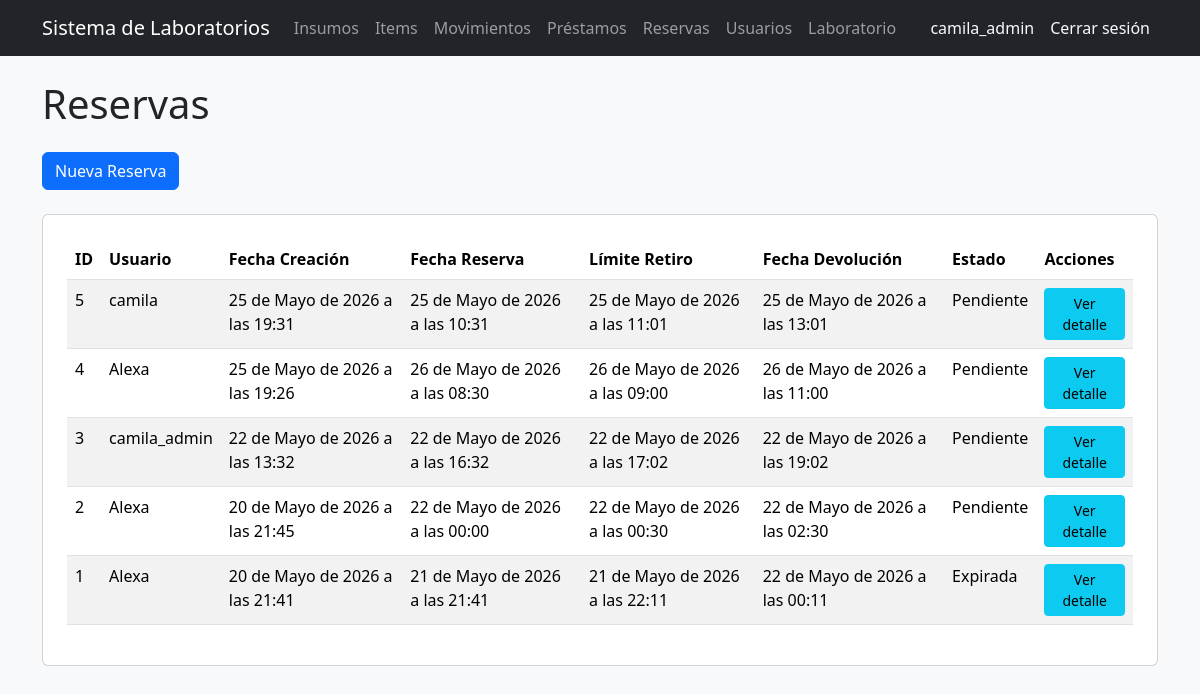
/reservas/ (signed in), run on an earlier commit of the app's database.
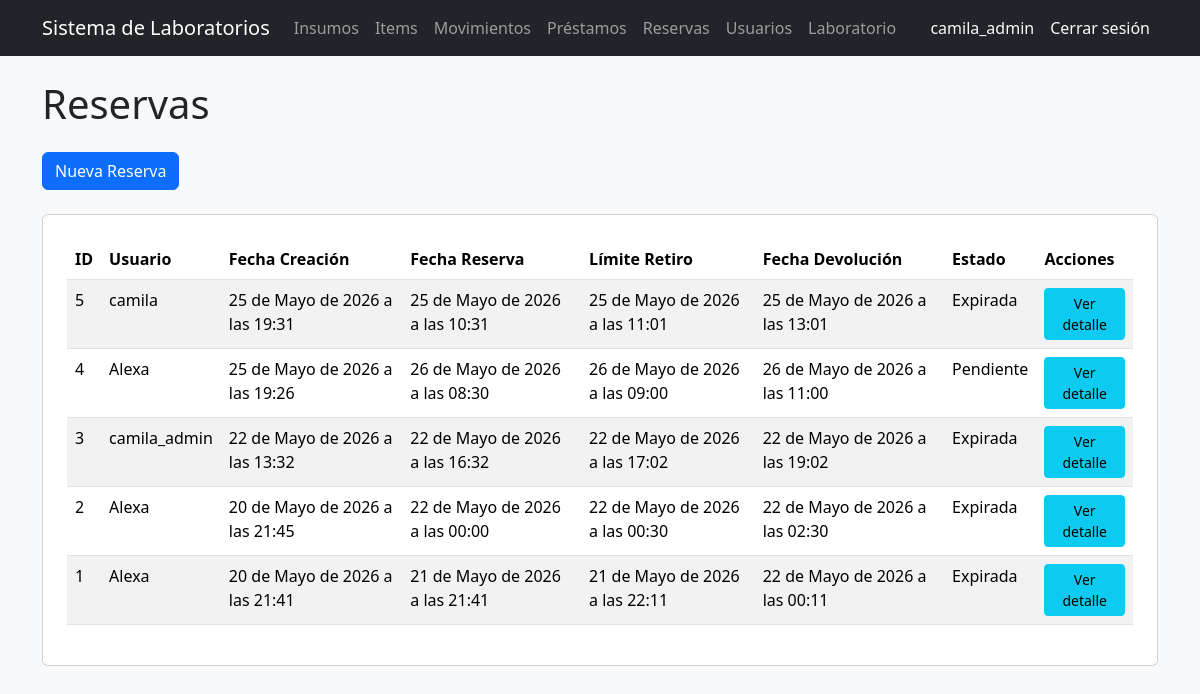
And on a later commit of the database.
### reservas/models.py (models this page shows, shortened)
class Reserva(models.Model):
    usuario = models.ForeignKey(
        'users.Usuario',
        on_delete=models.CASCADE
    )
    fecha_reserva = models.DateTimeField()
    hora_limite_retiro = models.DateTimeField(
        null=True,
        blank=True
    )
    fecha_devolucion = models.DateTimeField(
        null=True,
        blank=True
    )
    estado = models.ForeignKey(
        EstadoReserva,
        on_delete=models.CASCADE,
        null=True,
        blank=True
    )
    fecha_creacion = models.DateTimeField(auto_now_add=True)

class EstadoReserva(models.Model):
    nombre = models.CharField(max_length=50)
    def __str__(self):
        return self.nombre

### users/models.py (models this page shows)
class Usuario(AbstractUser):
    codigo = models.CharField(max_length=50, unique=True, blank=True)
    programa = models.CharField(max_length=100, blank=True)
    rol = models.ForeignKey(
        Rol,
        on_delete=models.CASCADE,
        null=True,
        blank=True
    )
    def __str__(self):
        return self.username

### reservas/views.py (the view)
# urls.py: path('', lista_reservas, name='lista_reservas'),
@rol_requerido('Administrador', 'Encargado', 'Docente', 'Estudiante')
def lista_reservas(request):
    rol = request.user.rol.nombre if request.user.rol else None
    if rol in ['Administrador', 'Encargado']:
        reservas = Reserva.objects.all().order_by('-fecha_creacion')
    else:
        reservas = Reserva.objects.filter(
            usuario=request.user
        ).order_by('-fecha_creacion')
    return render(
        request,
        'reservas/lista.html',
        {
            'reservas': reservas
        }
    )

### templates/reservas/lista.html
{% extends 'base_general.html' %}
{% block contenido %}
<h1 class="mb-4">Reservas</h1>
<a href="/reservas/crear/" class="btn btn-primary mb-4">
    Nueva Reserva
</a>
<div class="card p-4">
    <table class="table table-striped">
        <thead>
            <tr>
                <th>ID</th>
                <th>Usuario</th>
                <th>Fecha Creación</th>
                <th>Fecha Reserva</th>
                <th>Límite Retiro</th>
                <th>Fecha Devolución</th>
                <th>Estado</th>
                <th>Acciones</th>
            </tr>
        </thead>
        <tbody>
            {% for reserva in reservas %}
            <tr>
                <td>{{ reserva.id }}</td>
                <td>{{ reserva.usuario }}</td>
                <td>{{ reserva.fecha_creacion }}</td>
                <td>{{ reserva.fecha_reserva }}</td>
                <td>{{ reserva.hora_limite_retiro }}</td>
                <td>{{ reserva.fecha_devolucion }}</td>
                <td>{{ reserva.estado }}</td>
                <td>
                    <a
                        href="/reservas/{{ reserva.id }}/"
                        class="btn btn-info btn-sm"
                    >
                        Ver detalle
                    </a>
                </td>
            </tr>
            {% endfor %}
        </tbody>
    </table>
</div>
{% endblock %}

What changed in the data, as far as the page shows it:
changed Reserva "25 de Mayo de 2026 a las 19:31": estado "Pendiente" → "Expirada"
changed Reserva "22 de Mayo de 2026 a las 13:32": estado "Pendiente" → "Expirada"
changed Reserva "20 de Mayo de 2026 a las 21:45": estado "Pendiente" → "Expirada"
